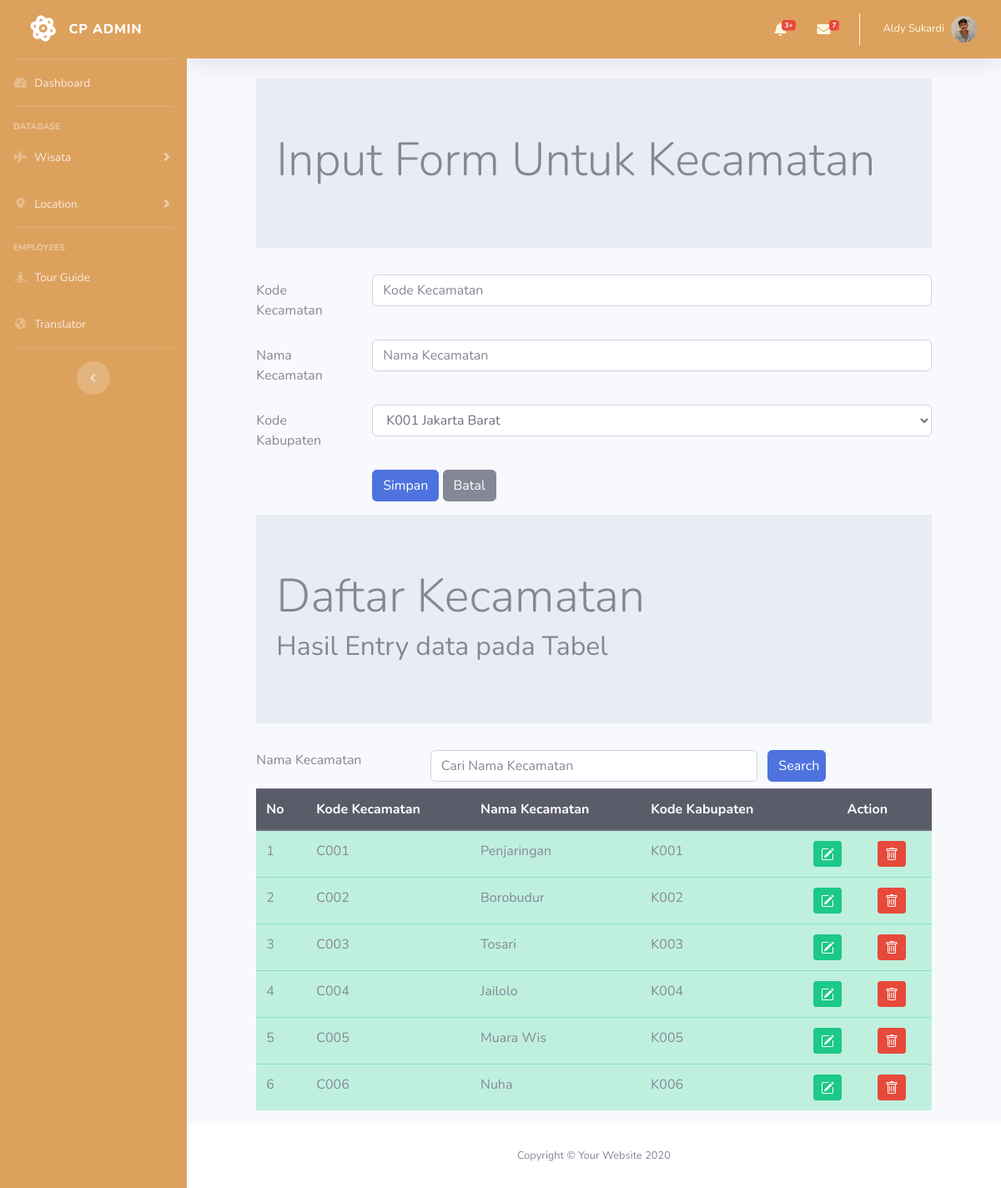
The app's page /UAS_BackEnd/kecamatan.php with its own data.
### tables this page shows
CREATE TABLE `kecamatan` (
  `kecamatanID` char(4) NOT NULL,
  `kecamatanNama` varchar(35) NOT NULL,
  `kabupatenID` char(4) NOT NULL
);

CREATE TABLE `kabupaten` (
  `kabupatenID` char(4) NOT NULL,
  `kabupatenNama` varchar(35) NOT NULL,
  `provinsiID` char(4) NOT NULL
);

### UAS_BackEnd/kecamatan.php (the view, shortened to what this page needs)
<!DOCTYPE html>
<?php
    include "includes/config.php";
        $datakabupaten=mysqli_query($connection,"select * from kabupaten");
?>
<html lang="en">
<head>
    <link rel="stylesheet" type="text/css" href="css/bootstrap.min.css">
</head>
<body>
<?php
    include "header.php";
?>
<div class="row">
<div class="col-sm-1">
    </div>
    <div class="col-sm-10">
    <div class="jumbotron jumbotron-fluid">
            <div class="container">
                <h1 class="display-4">Input Form Untuk Kecamatan</h1>
            </div>
        </div>
  <form method="POST">
  <div class="form-group row">
    <label for="kecamatanid" class="col-sm-2 col-form-label">Kode Kecamatan</label>
    <div class="col-sm-10">
      <input type="text" class="form-control" id="kecamatanid" name="inputid" placeholder="Kode Kecamatan" maxlength="4">
    </div>
  </div>
  <div class="form-group row">
    <label for="kecamatanNama" class="col-sm-2 col-form-label">Nama Kecamatan</label>
    <div class="col-sm-10">
      <input type="text" class="form-control" name="inputnama" id="kecamatanNama" placeholder="Nama Kecamatan">
    </div>
  </div>
  <div class="form-group row">
    <label for="kabupatenid" class="col-sm-2 col-form-label">Kode Kabupaten</label>
    <div class="col-sm-10">
      <select class="form-control" name="inputkabid" id="kabupatenid">
          <?php while ($row=mysqli_fetch_array($datakabupaten))
          {
            ?>
            <option value = "<?php echo $row["kabupatenID"]?>">
            <?php echo $row["kabupatenID"]?>
            <?php echo $row["kabupatenNama"]?>
            </option>
            <?php } ?>
      </select>
    </div>
  </div>
  <div class="form-group row">
    <div class="col-sm-2">
    </div>
    <div class="col-sm-10">
    <input type="submit" class="btn btn-primary" value="Simpan" name="Simpan">
    <input type="reset" class="btn btn-secondary" value="Batal" name="Batal">
    </div>
  </div>
  </form>
    </div>
    <div class="col-sm-1">
    </div>
    </div>
<div class="row">
    <div class="col-sm-1"></div>
    <div class="col-sm-10">
        <div class="jumbotron jumbotron-fluid">
            <div class="container">
                <h1 class="display-4">Daftar Kecamatan</h1>
                <h2>Hasil Entry data pada Tabel</h2>
            </div>
        </div>
    <form method="POST">
        <div class="form-group row mb-2">
            <label for="search" class="col-sm-3">Nama Kecamatan</label>
            <div class="col-sm-6">
                <input type="text" name="search" class="form-control" id="search"
                value="<?php if(isset($_POST['search'])) {echo $_POST['search'];}?>" placeholder="Cari Nama Kecamatan">
            </div>
            <input type="submit" name="kirim" class="col-sm-1 btn btn-primary" value="Search">
        </div>
    </form>
        <table class="table table-hover table-success">
            <thead class="thead-dark">
                <tr>
                    <th>No</th>
                    <th>Kode Kecamatan</th>
                    <th>Nama Kecamatan</th>
                    <th>Kode Kabupaten</th>
                    <th colspan="2" style="text-align: center">Action</th>
                </tr>
            </thead>
            <tbody>
            <?php
            if(isset($_POST["kirim"]))
            {
                $search = $_POST['search'];
                $query = mysqli_query($connection, "select kecamatan.*, kabupaten.kabupatenID, kabupaten.kabupatennama from kecamatan,kabupaten where kecamatanNama like'%".$search."%' and kecamatan.kabupatenID=kabupaten.kabupatenID" );
            }else
                {
                $query = mysqli_query($connection, "select kecamatan.*, kabupaten.kabupatenID, kabupaten.kabupatennama from kecamatan,kabupaten  where kecamatan.kabupatenID=kabupaten.kabupatenID");
                }
                $nomor = 1;
                while ($row = mysqli_fetch_array($query))
                { ?>
                    <tr>
                        <td><?php echo $nomor;?></td>
                        <td><?php echo $row['kecamatanID'];?></td>
                        <td><?php echo $row['kecamatanNama'];?></td>
                        <td><?php echo $row['kabupatenID'];?></td>
                        <td>
                        <a href="kecamatanedit.php?ubafoto=<?php echo $row['kecamatanID']?>" class="btn btn-success btn-sm" title="EDIT">
                        </a>
                        </td>
                        <td>
                        <a href="kecamatanhapus.php?hapusfoto=<?php echo $row['kecamatanID']?>" class="btn btn-danger btn-sm" title="DELETE">
                        </a>
                    </td>
                    </tr>
                <?php $nomor = $nomor + 1;?>
                <?php } ?>
            </tbody>
        </table>
    </div>
    <div class="col-sm-1"></div>
</div>
<?php
    include "footer.php";
?>
</body>
</html>

### records on screen
kecamatan: kecamatanID "C001", kecamatanNama "Penjaringan", kabupatenID.kabupatenID "K001"
kecamatan: kecamatanID "C002", kecamatanNama "Borobudur", kabupatenID.kabupatenID "K002"
kecamatan: kecamatanID "C003", kecamatanNama "Tosari", kabupatenID.kabupatenID "K003"
kecamatan: kecamatanID "C004", kecamatanNama "Jailolo", kabupatenID.kabupatenID "K004"
kecamatan: kecamatanID "C005", kecamatanNama "Muara Wis", kabupatenID.kabupatenID "K005"
kecamatan: kecamatanID "C006", kecamatanNama "Nuha", kabupatenID.kabupatenID "K006"

### other values on screen
form field inputkabid "K001 Jakarta Barat"
